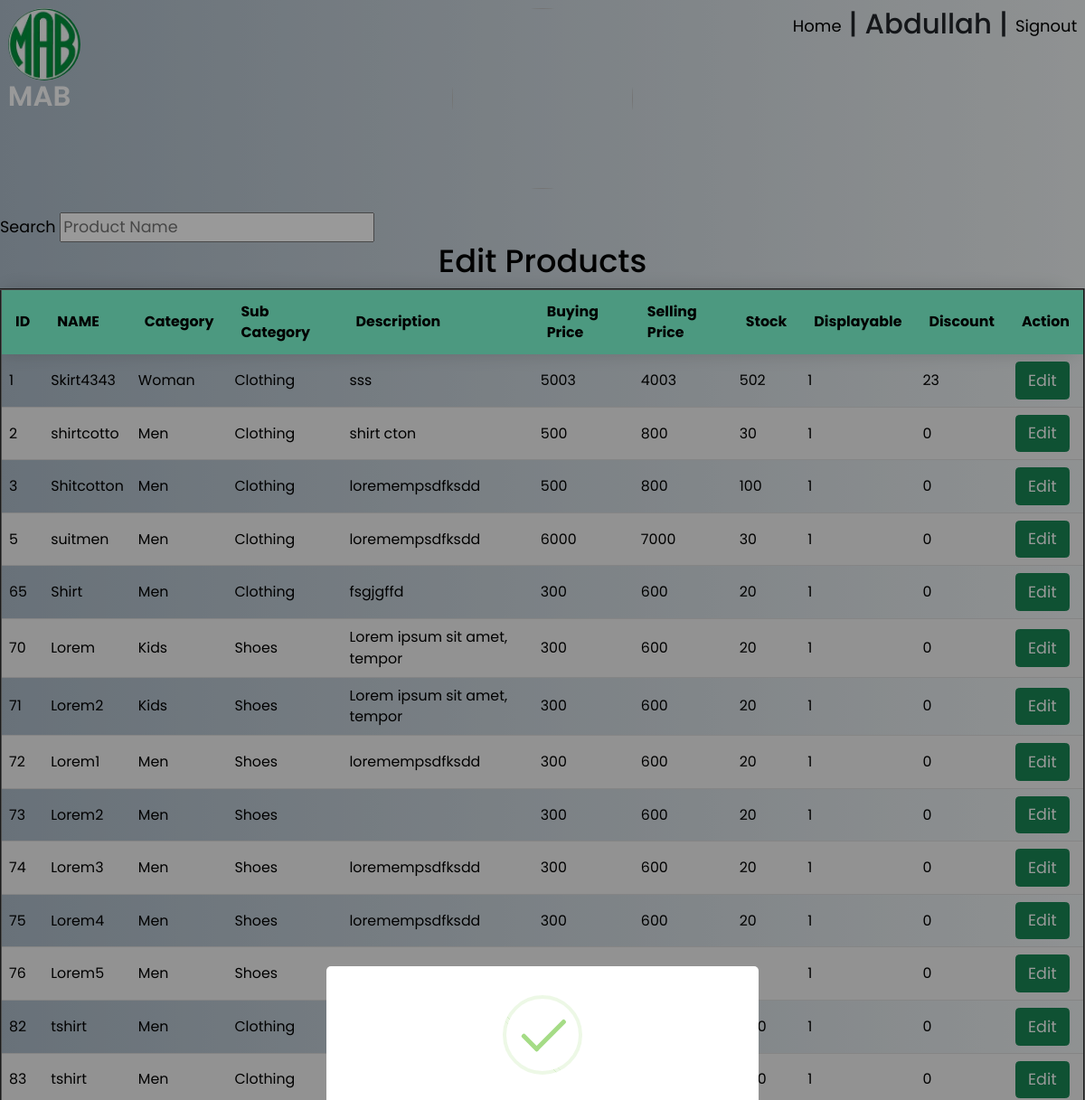
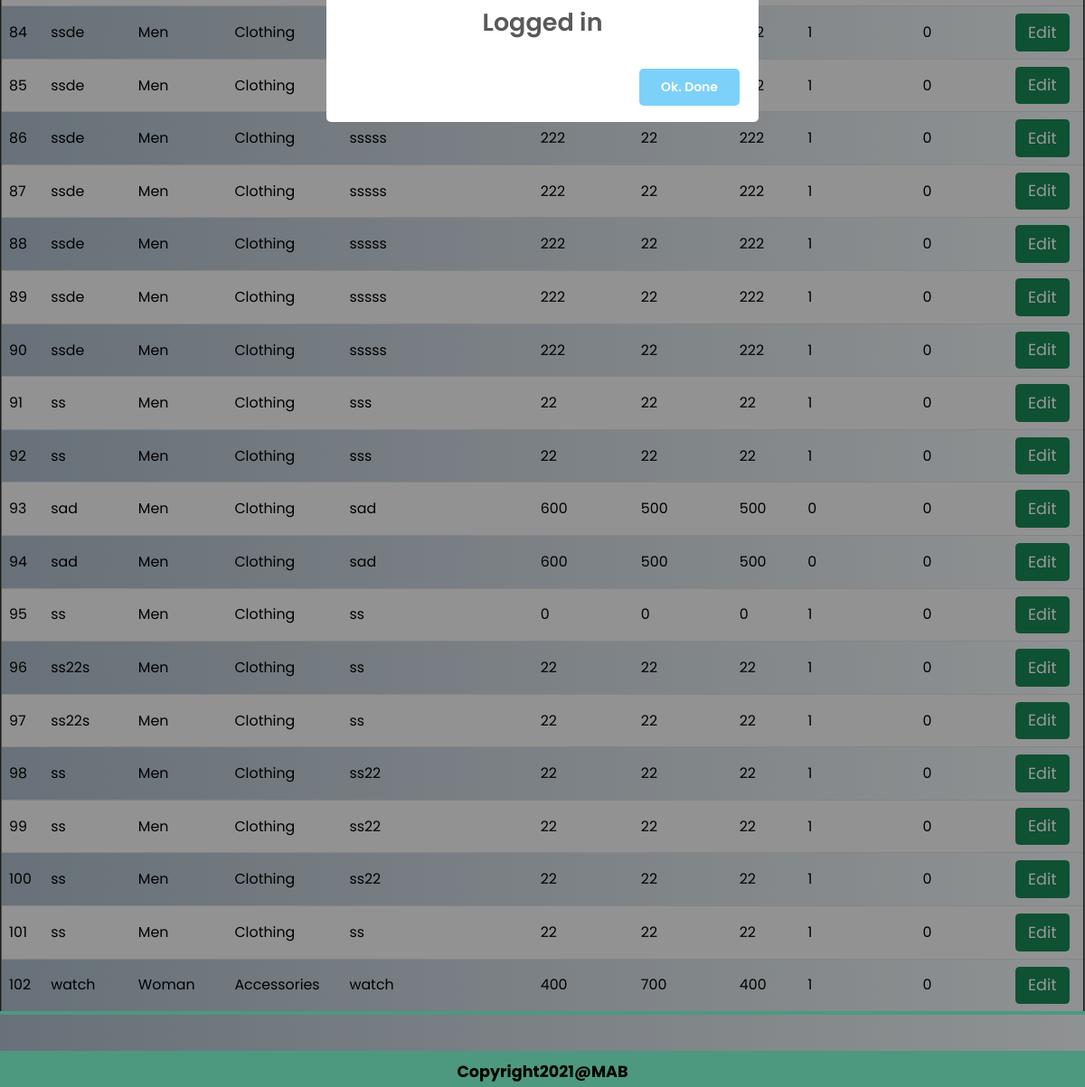
/view/editProductsAdmin.php (signed in), run on the app's committed database (2 pictures, top to bottom).
### tables this page shows
CREATE TABLE `products` (
  `pid` int(11) NOT NULL,
  `productName` varchar(10) NOT NULL,
  `category` varchar(50) NOT NULL,
  `subCategory` varchar(50) NOT NULL,
  `description` text NOT NULL,
  `buyingPrice` float NOT NULL,
  `sellingPrice` float NOT NULL,
  `stock` int(11) NOT NULL,
  `displayable` tinyint(4) DEFAULT 0,
  `photo1` varchar(100) NOT NULL,
  `photo2` varchar(100) NOT NULL,
  `photo3` varchar(100) NOT NULL,
  `deliveryStatus` tinyint(4) DEFAULT NULL,
  `discount` int(11) NOT NULL
);

### model/admin/adminModel.php (called while the page is built, shortened)
<?php
  function getUserbyId($id)
  {
      $conn = getConnection();
      $sql = "SELECT * FROM `admin` WHERE `username`='{$id}'";
      $result = mysqli_query($conn, $sql);
      $row = mysqli_fetch_assoc($result);
      return $row;
  }
  ?>

### view/editProductsAdmin.php (the view, shortened to what this page needs)
<?php ;
include('sessionheader.php');
$conn = getConnection();
?>
  <div id="searchbar">
    <label>Search</label>
   <input type="text" id="editProduct" placeholder="Product Name" onkeyup="ajax()">
  </div>
	<center>
        <h2>Edit Products</h2>
    </center>
	<table class="data-table" border="2" align="center" cellpadding="8" width="auto">
  <thead>
  <tr>
			<td>ID</td>
			<td>NAME</td>
            <td>Category</td>
            <td>Sub Category</td>
            <td>Description<br></td>
            <td>Buying Price<br></td>
            <td>Selling Price<br></td>
            <td>Stock<br></td>
            <td>Displayable </td>
            <td>Discount </td>
            <td>Action </td>
		</tr>
    </thead>
    <tbody id="editProductResult">
        <?php $sql = "select * from products";
    	$result = mysqli_query($conn, $sql);
        while ($row = mysqli_fetch_assoc($result))
        {
            ?>
              <tr>
                <td><?php echo $row['pid']; ?></td>
                <td><?php echo $row['productName']; ?></td>
                <td><?php echo $row['category']; ?></td>
                <td><?php echo $row['subCategory']; ?></td>
                <td><?php echo $row['description']; ?></td>
                <td><?php echo $row['buyingPrice']; ?></td>
                <td><?php echo $row['sellingPrice']; ?></td>
                <td><?php echo $row['stock']; ?></td>
                <td><?php echo $row['displayable']; ?></td>
                <td><?php echo $row['discount']; ?></td>
                <td>
                <a class=<?php echo"\"btn btn-success\" href=\"../view/editProductAdmin.php?id={$row['pid']}\" role=\"button\">Edit"; ?></a>
                </td>
              </tr>
            <?php
            }
            ?></tbody>
            </table>
<?php
include('footer.php');
 ?>

### view/sessionheader.php (shortened to what this page needs)
<?php
require_once('../model/admin/adminModel.php');
    ?>
<?php
	$user=getUserbyId($_SESSION['current_user']['username']);
?>
<!DOCTYPE html>
<html>
<head>
<link href="https://cdn.jsdelivr.net/npm/bootstrap@5.0.0-beta3/dist/css/bootstrap.min.css" rel="stylesheet">
<link rel="stylesheet" href="cssadmin/styles.css"/>
	<div class="header">
	<table class="table table-borderless success" width="100%" >
				<tr>
					<td align="left" width="30%">
					<div class="logo-images">
						<img src="../model/media/logo.jpg" height="60px">
					</div>
					<div class="logo_container">
						<h3>
							M<span>AB</span>
						</h3>
					</div>
					<td align="center" colspan="2">
				<div class="profile-images">
						<img src="<?php    echo $user['imgsrc'];?> ">
				</div>
			</td>
				<td align="Right" width="30%">
										  <h3>
										<a href="../view/homeAdmin.php" >Home</a> |
										<?php echo $user['username'] ?>  |
											  <a href="../controller/logout.php" >Signout</a>
										  </h3>
					  </td>
				</tr>
	</table>
</head>
<body>

### view/cssadmin/styles.css (style rules this page uses)
html { font-size: 1.1rem; font-family: Opensans, sans-serif; position: relative; min-height: 100%; }
body { font-family: Poppins; background: -webkit-linear-gradient(to left, #eef2f3, #8e9eab); background: linear-gradient(to left, #eef2f3, #adbcc9); color:black; margin-bottom: 60px; }
.header { width: 100%; height: 80px; }
.logo_container { height: 100%; display: table; float: left; }
.logo_container h3 { color:white; height: 100%; vertical-align: middle; font-size: 20; font-weight: 600; }
a { vertical-align: middle; text-align: center; text-decoration: none; font-weight: 400; font-size: large; color: black; }
h2 { color: black; }
.data-table { border-collapse:collapse; font-size: 0.9em; min-width: 400px; }
.data-table thead tr { background-color: aquamarine; font-weight: bold; min-width: 400px; border-radius: 15px 50px 30px 5px; overflow: hidden; box-shadow: 0 0 20px rgba(0 ,0, 0, 0.15); }
.data-table thead td { padding: 12px 15px; }
.data-table tbody tr { border-bottom: 1px solid #ddd; }
.data-table tbody tr:nth-of-type(even) { background-color:#f3f3f3; }
.data-table tbody tr:last-of-type { border-bottom: 4px solid aquamarine; }
.profile-images { width: 200px; height: 200px; border-radius: 50%; overflow: hidden; }
.profile-images img { width: 100%; height: 100%; object-fit: cover; }
.logo-images { width: 80px; height: 80px; border-radius: 50%; overflow: hidden; margin-top: 0,auto; }
.logo-images img { width: 100%; height: 100%; object-fit: cover; }

### view/editProductsAdmin.php (style rules this page uses)
table, th, td { border-collapse: collapse; }

### data on the page
products: pid "1", productName "Skirt4343", category "Woman", subCategory "Clothing", description "sss", buyingPrice "5003", sellingPrice "4003", stock "502", displayable "1", discount "23"
products: pid "2", productName "shirtcotto", category "Men", subCategory "Clothing", description "shirt cton", buyingPrice "500", sellingPrice "800", stock "30", displayable "1", discount "0"
products: pid "3", productName "Shitcotton", category "Men", subCategory "Clothing", description "loremempsdfksdd", buyingPrice "500", sellingPrice "800", stock "100", displayable "1", discount "0"
products: pid "5", productName "suitmen", category "Men", subCategory "Clothing", description "loremempsdfksdd", buyingPrice "6000", sellingPrice "7000", stock "30", displayable "1", discount "0"
products: pid "65", productName "Shirt", category "Men", subCategory "Clothing", description "fsgjgffd", buyingPrice "300", sellingPrice "600", stock "20", displayable "1", discount "0"
products: pid "70", productName "Lorem", category "Kids", subCategory "Shoes", description "Lorem ipsum sit amet, tempor", buyingPrice "300", sellingPrice "600", stock "20", displayable "1", discount "0"
products: pid "71", productName "Lorem2", category "Kids", subCategory "Shoes", description "Lorem ipsum sit amet, tempor", buyingPrice "300", sellingPrice "600", stock "20", displayable "1", discount "0"
products: pid "72", productName "Lorem1", category "Men", subCategory "Shoes", description "loremempsdfksdd", buyingPrice "300", sellingPrice "600", stock "20", displayable "1", discount "0"
products: pid "73", productName "Lorem2", category "Men", subCategory "Shoes", buyingPrice "300", sellingPrice "600", stock "20", displayable "1", discount "0"
products: pid "74", productName "Lorem3", category "Men", subCategory "Shoes", description "loremempsdfksdd", buyingPrice "300", sellingPrice "600", stock "20", displayable "1", discount "0"
products: pid "75", productName "Lorem4", category "Men", subCategory "Shoes", description "loremempsdfksdd", buyingPrice "300", sellingPrice "600", stock "20", displayable "1", discount "0"
products: pid "76", productName "Lorem5", category "Men", subCategory "Shoes", displayable "1", discount "0"
products: pid "82", productName "tshirt", category "Men", subCategory "Clothing", displayable "1", discount "0"
products: pid "83", productName "tshirt", category "Men", subCategory "Clothing", displayable "1", discount "0"
products: pid "84", productName "ssde", category "Men", subCategory "Clothing", displayable "1", discount "0"
products: pid "85", productName "ssde", category "Men", subCategory "Clothing", displayable "1", discount "0"
products: pid "86", productName "ssde", category "Men", subCategory "Clothing", description "sssss", buyingPrice "222", sellingPrice "22", stock "222", displayable "1", discount "0"
products: pid "87", productName "ssde", category "Men", subCategory "Clothing", description "sssss", buyingPrice "222", sellingPrice "22", stock "222", displayable "1", discount "0"
products: pid "88", productName "ssde", category "Men", subCategory "Clothing", description "sssss", buyingPrice "222", sellingPrice "22", stock "222", displayable "1", discount "0"
products: pid "89", productName "ssde", category "Men", subCategory "Clothing", description "sssss", buyingPrice "222", sellingPrice "22", stock "222", displayable "1", discount "0"
products: pid "90", productName "ssde", category "Men", subCategory "Clothing", description "sssss", buyingPrice "222", sellingPrice "22", stock "222", displayable "1", discount "0"
products: pid "91", productName "ss", category "Men", subCategory "Clothing", description "sss", buyingPrice "22", sellingPrice "22", stock "22", displayable "1", discount "0"
products: pid "92", productName "ss", category "Men", subCategory "Clothing", description "sss", buyingPrice "22", sellingPrice "22", stock "22", displayable "1", discount "0"
products: pid "93", productName "sad", category "Men", subCategory "Clothing", description "sad", buyingPrice "600", sellingPrice "500", stock "500", displayable "0", discount "0"
products: pid "94", productName "sad", category "Men", subCategory "Clothing", description "sad", buyingPrice "600", sellingPrice "500", stock "500", displayable "0", discount "0"
products: pid "95", productName "ss", category "Men", subCategory "Clothing", description "ss", buyingPrice "0", sellingPrice "0", stock "0", displayable "1", discount "0"
products: pid "96", productName "ss22s", category "Men", subCategory "Clothing", description "ss", buyingPrice "22", sellingPrice "22", stock "22", displayable "1", discount "0"
products: pid "97", productName "ss22s", category "Men", subCategory "Clothing", description "ss", buyingPrice "22", sellingPrice "22", stock "22", displayable "1", discount "0"
products: pid "98", productName "ss", category "Men", subCategory "Clothing", description "ss22", buyingPrice "22", sellingPrice "22", stock "22", displayable "1", discount "0"
products: pid "99", productName "ss", category "Men", subCategory "Clothing", description "ss22", buyingPrice "22", sellingPrice "22", stock "22", displayable "1", discount "0"
products: pid "100", productName "ss", category "Men", subCategory "Clothing", description "ss22", buyingPrice "22", sellingPrice "22", stock "22", displayable "1", discount "0"
products: pid "101", productName "ss", category "Men", subCategory "Clothing", description "ss", buyingPrice "22", sellingPrice "22", stock "22", displayable "1", discount "0"
products: pid "102", productName "watch", category "Woman", subCategory "Accessories", description "watch", buyingPrice "400", sellingPrice "700", stock "400", displayable "1", discount "0"

### other printed values
$user['username'] "Abdullah"
